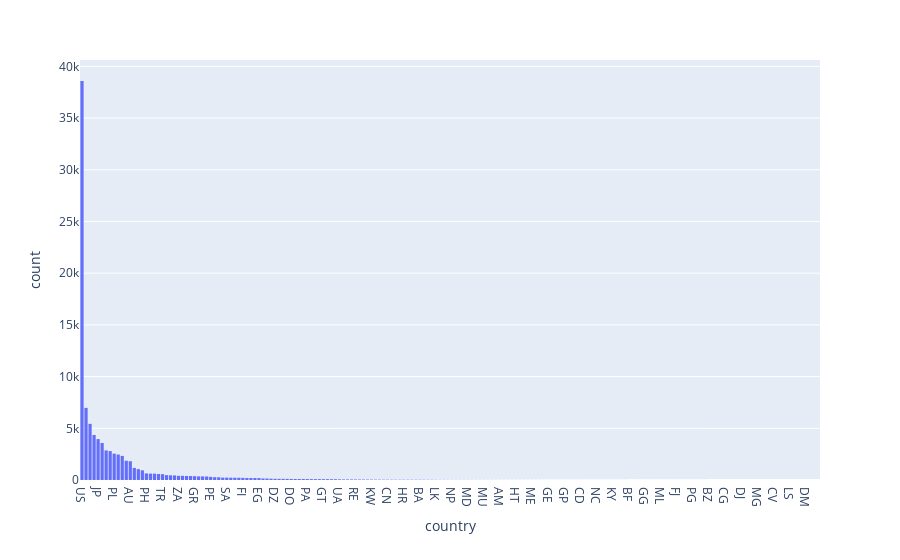

Notebook cell for this chart:
### Code cell
# Histogram of the column 'country'
fig = px.histogram(df, x='country').update_xaxes(categoryorder="total descending")
fig.show()

### Figure 1 — Plotly figure (JSON) as saved in the notebook; plotly's stock layout.template omitted (floating-point values rounded to 4 significant figures; data arrays with more than 128 entries replaced by an {"elided": "..."} marker saying what was removed)
{"data": [{"alignmentgroup": "True", "bingroup": "x", "hovertemplate": "country=%{x}<br>count=%{y}<extra></extra>", "legendgroup": "", "marker": {"color": "#636efa", "pattern": {"shape": ""}}, "name": "", "offsetgroup": "", "orientation": "v", "showlegend": false, "type": "histogram", "x": {"elided": "96733 str values"}, "xaxis": "x", "yaxis": "y"}], "layout": {"barmode": "relative", "legend": {"tracegroupgap": 0}, "margin": {"t": 60}, "xaxis": {"anchor": "y", "categoryorder": "total descending", "domain": [0, 1], "title": {"text": "country"}}, "yaxis": {"anchor": "x", "domain": [0, 1], "title": {"text": "count"}}}}
